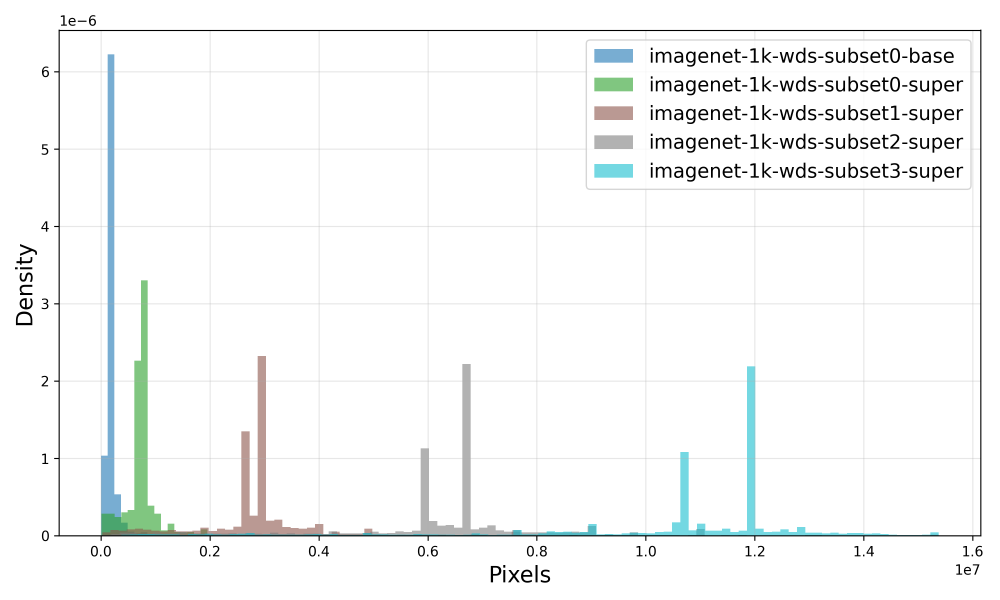
#> input picture results/pixel_count_histogram.png, 3000 x 1800 px (shown at 1/3 size)
$ python summary_sizes.py results
#> lines starting #> are read from the running program, lines starting #| are printed output that depends on the picture
import os
from PIL import Image
import matplotlib.pyplot as plt
from tqdm import tqdm
import argparse
import numpy as np


# -------------------------------
# Visualization helpers
# -------------------------------

# [134 lines left out: functions plot_size_scatter, plot_aspect_ratio_hist, plot_size_density, plot_all_datasets_together, not called in this run]


# -------------------------------
# Main entry point
# -------------------------------

'''def main(dataset_dirs, output_dir):
    datasets = {}
    for dataset_dir in dataset_dirs:
        name = os.path.basename(os.path.normpath(dataset_dir))
        print(f"\nProcessing dataset: {name}")
        image_paths = get_image_paths(dataset_dir)
        widths, heights, areas = collect_image_sizes(image_paths)
        datasets[name] = (widths, heights, areas)

    plot_all_datasets_together(datasets, output_dir)
'''

import os
from PIL import Image
import matplotlib.pyplot as plt
from tqdm import tqdm
import argparse
import numpy as np
import pandas as pd  # ✅ Added for CSV output


# -------------------------------
# Data collection
# -------------------------------

import os
from PIL import Image
import matplotlib.pyplot as plt
from tqdm import tqdm
import argparse
import numpy as np
import pandas as pd


# -------------------------------
# Data collection
# -------------------------------

def get_image_paths(dataset_root):
#> called with dataset_root = 'results'
    image_paths = []
    for root, _, files in os.walk(dataset_root):
        for file in files:
            if file.lower().endswith(('.jpg', '.jpeg', '.png', '.bmp')):
                image_paths.append(os.path.join(root, file))
    return image_paths


def collect_image_sizes(image_paths):
    valid_paths, widths, heights, areas = [], [], [], []
    for path in tqdm(image_paths, desc=f"Reading image sizes"):
        try:
            with Image.open(path) as img:
#> img is the input picture: PIL image 3000x1800 RGBA; mean R, G, B, A 245.9, 247.3, 247.1, 255
                w, h = img.size
#> w = 3000; h = 1800
                widths.append(w)
                heights.append(h)
                areas.append(w * h)
                valid_paths.append(path)
        except Exception as e:
            print(f"Warning: Couldn't open {path}: {e}")
    return valid_paths, np.array(widths), np.array(heights), np.array(areas)


# -------------------------------
# Main visualization + saving
# -------------------------------

def main(dataset_dirs, output_dir, from_csv=False):
    datasets = {}
    os.makedirs(output_dir, exist_ok=True)

    for dataset_dir in dataset_dirs:
        name = os.path.basename(os.path.normpath(dataset_dir))
        csv_path = os.path.join(output_dir, f"{name}_sizes.csv")

        if from_csv and os.path.exists(csv_path):
            # ✅ Read existing CSV
            print(f"\nReading precomputed CSV for {name}: {csv_path}")
            df = pd.read_csv(csv_path)
            widths = df["width"].to_numpy()
            heights = df["height"].to_numpy()
            areas = df["area"].to_numpy()
        else:
            # ✅ Compute from images and save CSV
            print(f"\nProcessing dataset: {name}")
            image_paths = get_image_paths(dataset_dir)
            valid_paths, widths, heights, areas = collect_image_sizes(image_paths)

            df = pd.DataFrame({
                "image_path": valid_paths,
                "width": widths,
                "height": heights,
                "area": areas
            })
            df.to_csv(csv_path, index=False)
            print(f"Saved image size data for {name} to {csv_path}")

        datasets[name] = (widths, heights, areas)

    # ✅ Combined scatter plot
    plt.figure(figsize=(15, 15))
    colors = plt.cm.tab10(np.linspace(0, 1, len(datasets)))

    # Compute percentile clipping across all datasets
    all_widths = np.concatenate([w for w, _, _ in datasets.values()])
    all_heights = np.concatenate([h for _, h, _ in datasets.values()])
    width_max = np.percentile(all_widths, 99)
    height_max = np.percentile(all_heights, 99)
    names = list(datasets.keys())

    for i, ((name, (widths, heights, _)), color) in enumerate(zip(datasets.items(), colors)):
        mask = (widths <= width_max) & (heights <= height_max)
        plt.scatter(widths[mask], heights[mask], s=5, alpha=0.9, color=color, label=names[i])

    plt.xlabel("Width (pixels)", fontsize=20)
    plt.ylabel("Height (pixels)", fontsize=20)
    plt.axis('equal')
    plt.xlim(0, 4500)
    plt.ylim(0, 4500)
    tick_positions = [0, 250, 500, 1000, 2000, 3000, 4000]
    plt.xticks(tick_positions, fontsize=14)
    plt.yticks(tick_positions, fontsize=14)
    plt.grid(True, alpha=0.3)
    plt.legend(
        loc='upper center',
        ncol=len(datasets)//2 + 1,
        markerscale=3,
        fancybox=True,
        shadow=False,
        fontsize=16
    )
    #plt.tight_layout()

    out_path = os.path.join(output_dir, "width_vs_height_scatter.png")
    plt.savefig(out_path, dpi=500)
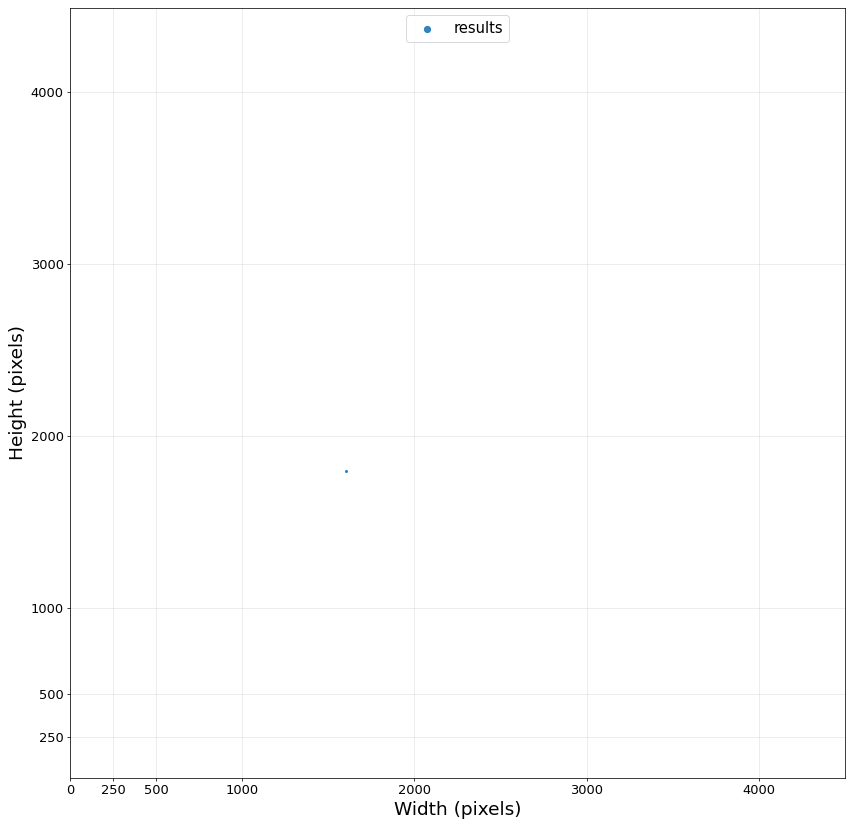
#> figure drawn by matplotlib, 1 panel
    plt.close()
    print(f"Saved scatter plot to {out_path}")

        # ✅ Pixel count (area) histogram overlay
    plt.figure(figsize=(10, 6))
    colors = plt.cm.tab10(np.linspace(0, 1, len(datasets)))

    all_areas = np.concatenate([a for _, _, a in datasets.values()])
    area_max = np.percentile(all_areas, 99)  # clip outliers for visualization

    for i, ((name, (_, _, areas)), color) in enumerate(zip(datasets.items(), colors)):
        clipped = areas[areas <= area_max]
        plt.hist(
            clipped,
            bins=100,
            alpha=0.6,
            density=True,
            color=color,
            label=name,
            #edgecolor="black"
        )

    #plt.xscale("log")
    #plt.yscale("log")
    plt.xlabel("Pixels", fontsize=16)
    plt.ylabel("Density", fontsize=16)
    #plt.title("Distribution of Image Pixel Counts Across Datasets", fontsize=18)
    plt.legend(fontsize=14,loc="best")
    plt.grid(True, which="both", alpha=0.3)
    plt.tight_layout()

    pixel_hist_path = os.path.join(output_dir, "pixel_count_histogram.png")
    plt.savefig(pixel_hist_path, dpi=300)
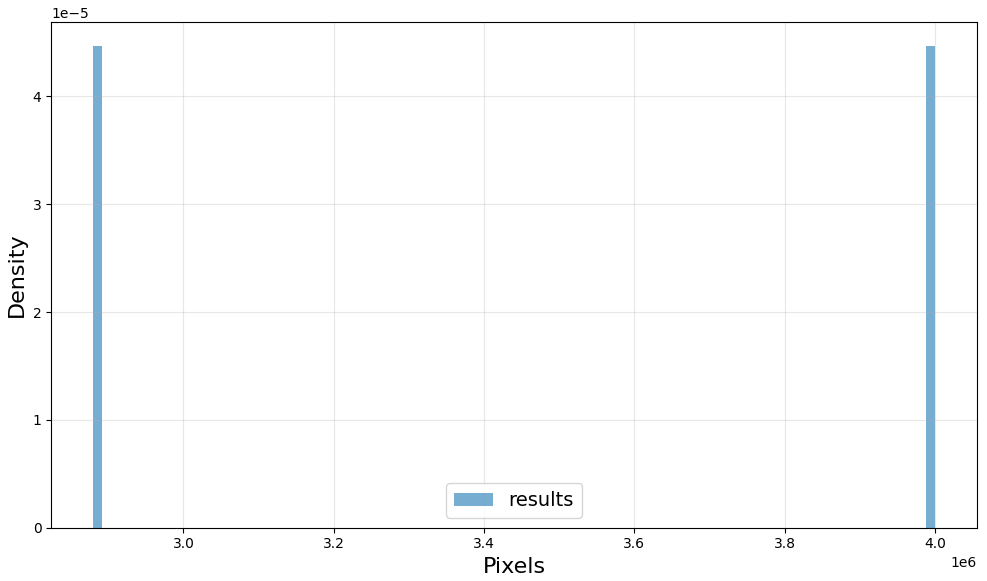
#> figure drawn by matplotlib, 1 panel
    plt.close()
    print(f"Saved pixel count histogram to {pixel_hist_path}")


if __name__ == "__main__":
    parser = argparse.ArgumentParser(
        description="Comprehensive multi-dataset image size visualization (overlaid)."
    )
    parser.add_argument("dataset_dirs", nargs="+", help="Paths to dataset directories (names used for CSVs)")
    parser.add_argument("--output_dir", default="histograms_comprehensive",
                        help="Directory to save results (plots + CSV files)")
    parser.add_argument("--from_csv", action="store_true",
                        help="If set, read precomputed CSVs from output_dir instead of rescanning images")
    args = parser.parse_args()
    main(args.dataset_dirs, args.output_dir, args.from_csv)

$ run again, with results/all_datasets_overlaid.png copied over results/pixel_count_histogram.png
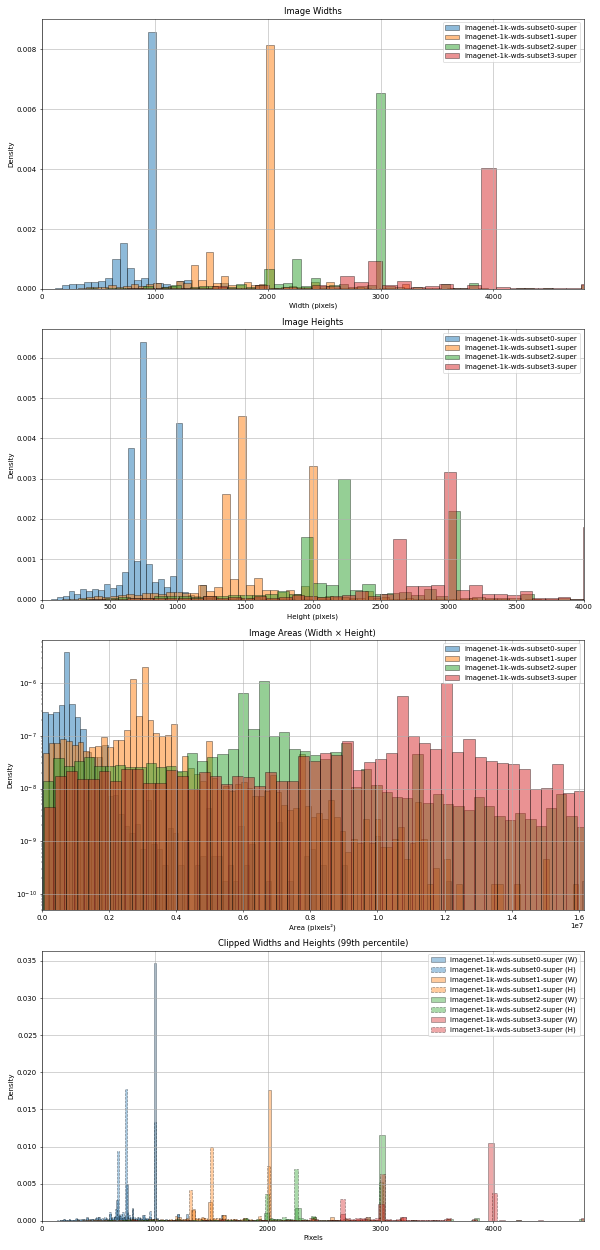
#> input picture results/all_datasets_overlaid.png, 600 x 1250 px
#> in collect_image_sizes, img is the input picture: PIL image 600x1250 RGBA; mean R, G, B, A 236.3, 229.1, 224.7, 255
#> in main, `plt.savefig(pixel_hist_path, dpi=300)`:
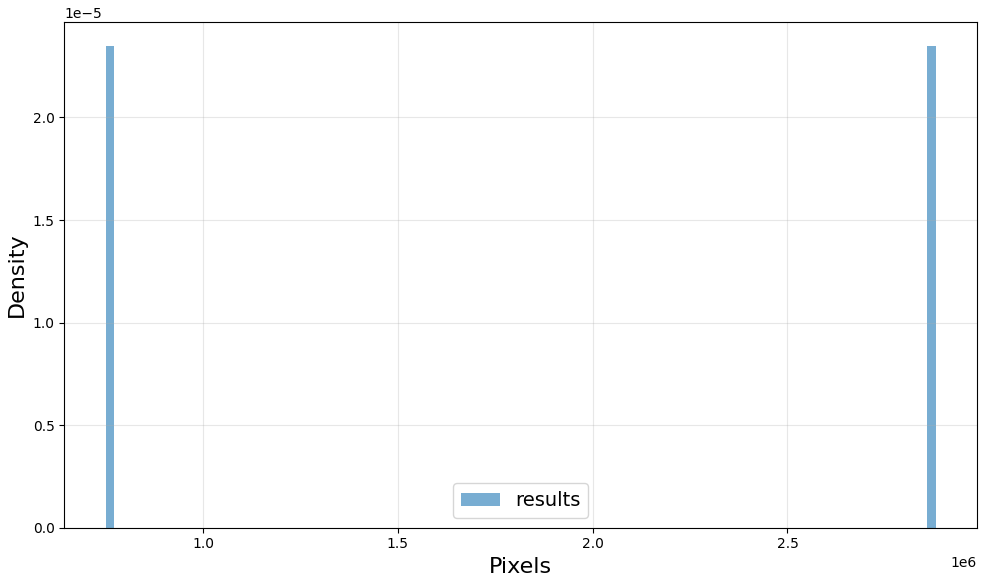
#> figure drawn by matplotlib, 1 panel

$ run again, with results/imagenet-1k-wds-subset0-super_summary.png copied over results/pixel_count_histogram.png
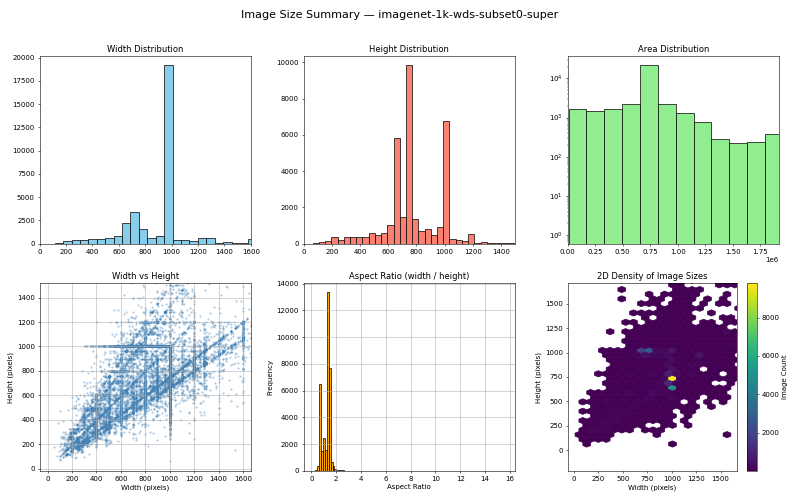
#> input picture results/imagenet-1k-wds-subset0-super_summary.png, 800 x 500 px
#> in collect_image_sizes, img is the input picture: PIL image 800x500 RGBA; mean R, G, B, A 228.6, 232.4, 230.2, 255
#> in main, `plt.savefig(pixel_hist_path, dpi=300)`:
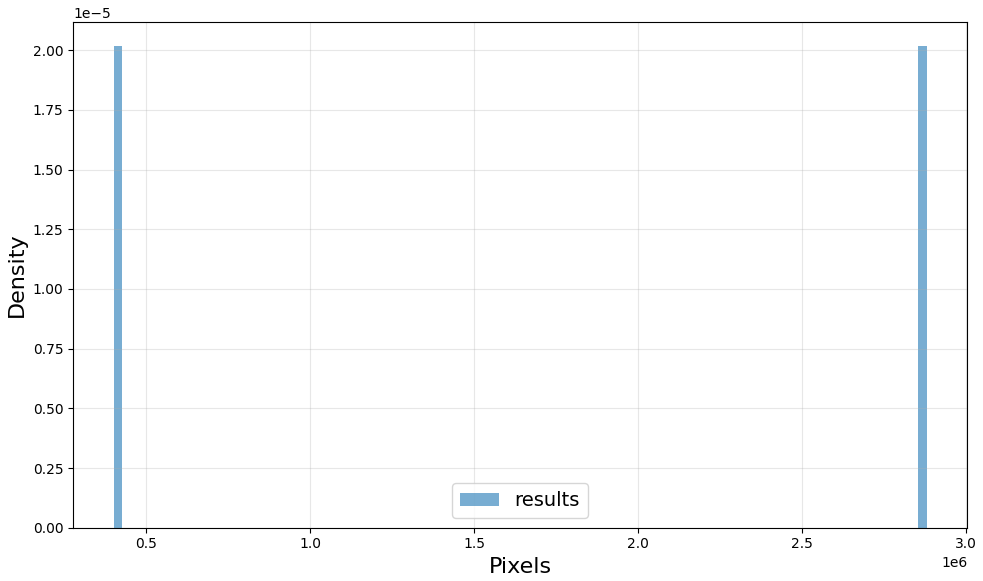
#> figure drawn by matplotlib, 1 panel
